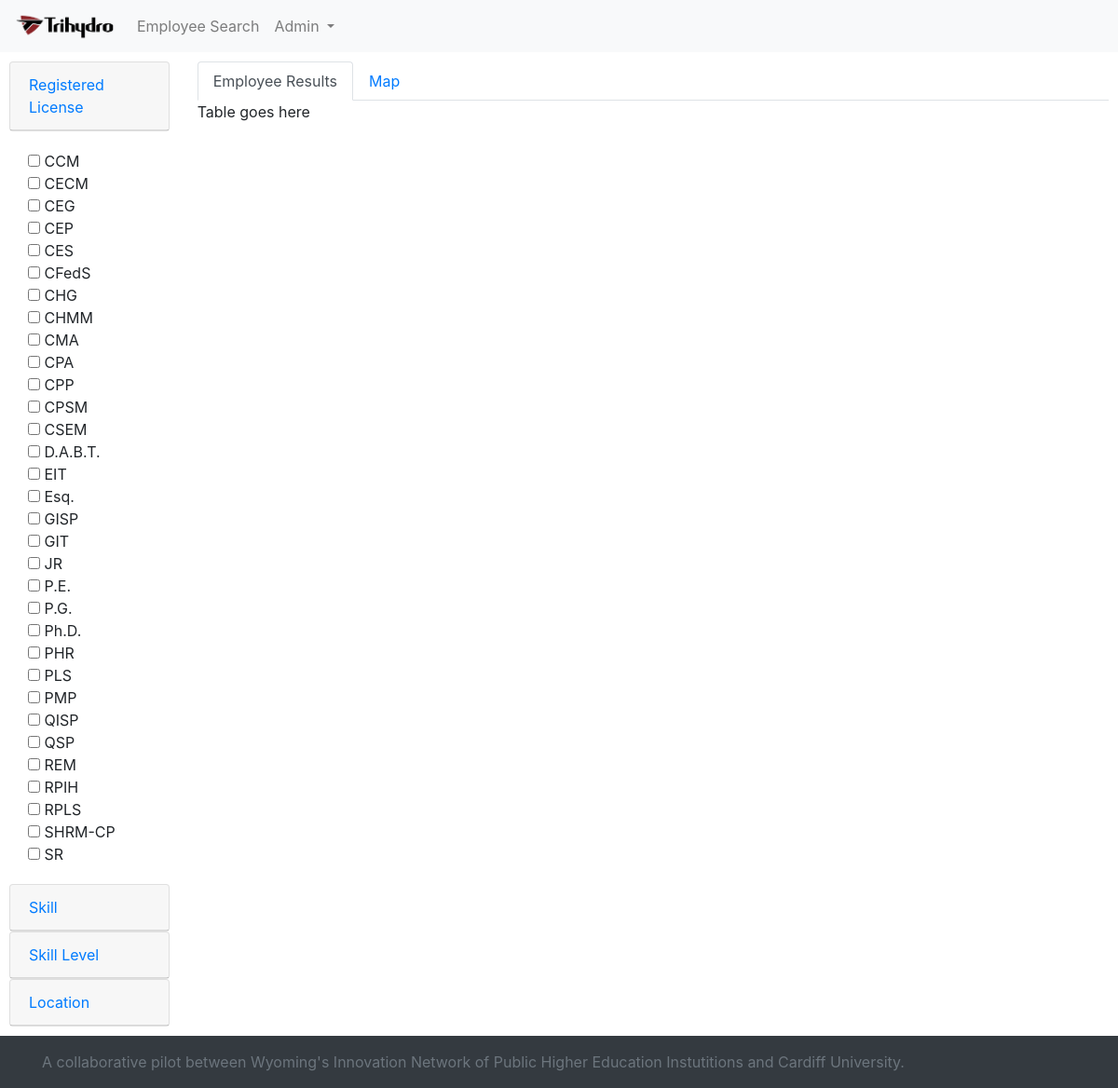
Screenshot of /Filter with the database file from the repository.
### tables this page shows
CREATE TABLE `license` (
  `Id` INTEGER PRIMARY KEY,
  `Title` varchar(255) DEFAULT NULL
);

### src/SimpleServer.py (the view)
@app.route("/Filter")
def filter():
    filter1 = request.args.getlist('filter1')
    print("Filter 1: " + str(filter1))
    conn = sqlite3.connect(DATABASE)
    cur = conn.cursor()
    cur.execute("SELECT * FROM 'license'")
    licenseData = cur.fetchall()
    cur.execute("SELECT * FROM 'skill'")
    skillData = cur.fetchall()
    cur.execute("SELECT DISTINCT SkillLevel FROM 'EmployeeList'")
    skillLevelData = cur.fetchall()
    return render_template('EmployeeFilter.html', filter1=filter1, licenseData=licenseData, skillData=skillData, skillLevelData=skillLevelData)

### src/templates/EmployeeFilter.html (shortened to what this page needs)
{%extends 'generalPageStyledLeftColumn.html'%}
{%block mainBlock%}
<div class="row">
    <div class="col-2">
        <div class="row">
            <div class="col">
                <form action="/Filter" method="GET" id="filterForm">
                    <div class="card">
                        <div class="card-header">
                            <a class="" data-toggle="collapse" href="#filter1">
                                Registered License
                            </a>
                        </div>
                    </div>
                    <div class="card-body collapse show" id="filter1">
                        {% for license in licenseData %}
                        <input type="checkbox" name="filter1" value="{{license[0]}}"> {{license[1]}} <br>
                        {% endfor %}
                    </div>
                    <div class="card">
                        <div class="card-header">
                            <a class="" data-toggle="collapse" href="#filter2">
                                Skill
                            </a>
                        </div>
                    </div>
                    <div class="card">
                        <div class="card-header">
                            <a class="" data-toggle="collapse" href="#filter3">
                                Skill Level
                            </a>
                        </div>
                    </div>
                    <div class="card">
                        <div class="card-header">
                            <a class="" data-toggle="collapse" href="#filter4">
                                Location
                            </a>
                        </div>
                    </div>
                </form>
            </div>
        </div>
    </div>
    <div class="col-10">
        <ul class="nav nav-tabs" id="myTab" role="tablist">
            <li class="nav-item">
                <a class="nav-link active" id="home-tab" data-toggle="tab" href="#home" role="tab" aria-controls="home"
                    aria-selected="true">Employee Results</a>
            </li>
            <li class="nav-item">
                <a class="nav-link" id="profile-tab" data-toggle="tab" href="#profile" role="tab"
                    aria-controls="profile" aria-selected="false">Map</a>
            </li>
        </ul>
        <div class="tab-content" id="myTabContent">
            <div class="tab-pane fade show active" id="home" role="tabpanel" aria-labelledby="home-tab">
                <p>Table goes here</p>
            </div>
        </div>
    </div>
</div>
{%endblock%}

### src/templates/generalPageStyledLeftColumn.html (shortened to what this page needs)
<!DOCTYPE html>
<html lang="en" class="h-100">
<head>
    <link href="/static/css/bootstrap.min.css?v=4" rel="stylesheet">
    <link href="/static/css/styles.css" rel="stylesheet">
</head>
<body class="d-flex flex-column h-100">
    <header>
        <nav class="navbar navbar-expand-lg navbar-light bg-light">
            <a class="navbar-brand" href="#">
                <img src="/static/img/Trihydro_Logo_Horizontal.png" height="30" class="d-inline-block align-top"
                    alt="logo">
            </a>
            <div class="collapse navbar-collapse" id="navbarNav">
                <ul class="navbar-nav">
                    <li class="nav-item">
                        <a class="nav-link" href="/Filter">Employee Search</a>
                    </li>
                    <li class="nav-item dropdown">
                        <a class="nav-link dropdown-toggle" href="#" id="navbarDropdownMenuLink" role="button"
                            data-toggle="dropdown">
                            Admin
                        </a>
                </ul>
            </div>
        </nav>
    </header>
        <div id="pageContent">
            {% block mainBlock%}Page under construction. {%endblock%}
        </div>
    <footer class="footer mt-auto py-3 bg-dark">
        <div class="container">
            <span class="text-muted">A collaborative pilot between Wyoming's Innovation Network of Public Higher
                Education Instutitions and
                Cardiff University.</span>
        </div>
    </footer>
</body>
</html>

### src/static/css/styles.css (style rules this page uses)
.footer { background-color: #f5f5f5; }
.footer > .container { padding-right: 15px; padding-left: 15px; }
#pageContent { padding: 10px; }

### rows the page displays
license: Title "CCM"
license: Title "CECM"
license: Title "CEG"
license: Title "CEP"
license: Title "CES"
license: Title "CFedS"
license: Title "CHG"
license: Title "CHMM"
license: Title "CMA"
license: Title "CPA"
license: Title "CPP"
license: Title "CPSM"
license: Title "CSEM"
license: Title "D.A.B.T."
license: Title "EIT"
license: Title "Esq."
license: Title "GISP"
license: Title "GIT"
license: Title "JR"
license: Title "P.E."
license: Title "P.G."
license: Title "Ph.D."
license: Title "PHR"
license: Title "PLS"
license: Title "PMP"
license: Title "QISP"
license: Title "QSP"
license: Title "REM"
license: Title "RPIH"
license: Title "RPLS"
license: Title "SHRM-CP"
license: Title "SR"
